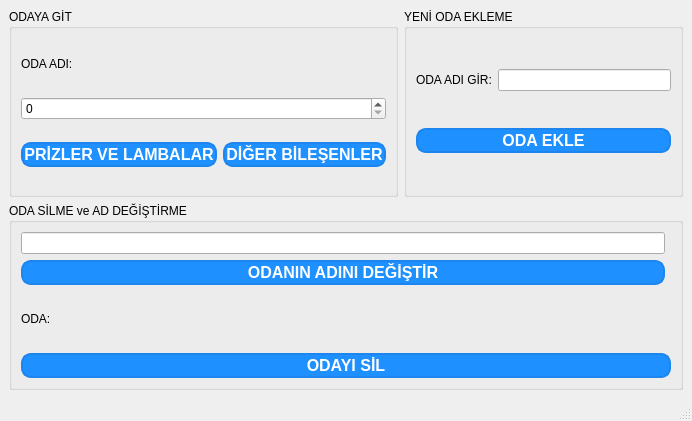
<?xml version="1.0" encoding="UTF-8"?>
<ui version="4.0">
 <class>MainWindow</class>
 <widget class="QMainWindow" name="MainWindow">
  <property name="geometry">
   <rect>
    <x>0</x>
    <y>0</y>
    <width>692</width>
    <height>421</height>
   </rect>
  </property>
  <property name="sizePolicy">
   <sizepolicy hsizetype="Expanding" vsizetype="Expanding">
    <horstretch>0</horstretch>
    <verstretch>0</verstretch>
   </sizepolicy>
  </property>
  <property name="minimumSize">
   <size>
    <width>692</width>
    <height>421</height>
   </size>
  </property>
  <property name="windowTitle">
   <string>AKILLI EV SİSTEMİ ODA MENÜSÜ</string>
  </property>
  <property name="windowIcon">
   <iconset theme="QIcon::ThemeIcon::GoHome"/>
  </property>
  <property name="styleSheet">
   <string notr="true"/>
  </property>
  <widget class="QWidget" name="centralwidget">
   <layout class="QGridLayout" name="gridLayout_4">
    <item row="1" column="0" colspan="2">
     <widget class="QGroupBox" name="groupBox_3">
      <property name="sizePolicy">
       <sizepolicy hsizetype="Expanding" vsizetype="Expanding">
        <horstretch>0</horstretch>
        <verstretch>0</verstretch>
       </sizepolicy>
      </property>
      <property name="minimumSize">
       <size>
        <width>551</width>
        <height>161</height>
       </size>
      </property>
      <property name="styleSheet">
       <string notr="true">font: 14pt &quot;Segoe UI&quot;;
</string>
      </property>
      <property name="title">
       <string>ODA SİLME ve AD DEĞİŞTİRME</string>
      </property>
      <layout class="QGridLayout" name="gridLayout_3">
       <item row="5" column="0">
        <widget class="QLabel" name="label_3">
         <property name="sizePolicy">
          <sizepolicy hsizetype="Maximum" vsizetype="Minimum">
           <horstretch>0</horstretch>
           <verstretch>0</verstretch>
          </sizepolicy>
         </property>
         <property name="text">
          <string>ODA:</string>
         </property>
        </widget>
       </item>
       <item row="6" column="0" colspan="3">
        <widget class="QPushButton" name="pushButtonOdayiSil">
         <property name="styleSheet">
          <string notr="true">QPushButton {
    background-color: #1E90FF;  /* Dodger Blue */
    border: 2px solid #1C86EE;  /* Steel Blue */
    border-radius: 10px;
    padding: 1px;
    color: white;
    font-size: 16px;
    font-weight: bold;
    box-shadow: 2px 2px 5px rgba(0, 0, 0, 0.5);
}
QPushButton:hover {
    background-color: #63B8FF;  /* Light Sky Blue */
}
QPushButton:pressed {
    background-color: #1C86EE;  /* Steel Blue */
    padding-left: 5px;
    padding-top: 5px;
}</string>
         </property>
         <property name="text">
          <string>ODAYI SİL</string>
         </property>
         <property name="autoDefault">
          <bool>true</bool>
         </property>
        </widget>
       </item>
       <item row="5" column="1">
        <widget class="QLabel" name="labelOdaAdi2">
         <property name="sizePolicy">
          <sizepolicy hsizetype="MinimumExpanding" vsizetype="Preferred">
           <horstretch>0</horstretch>
           <verstretch>0</verstretch>
          </sizepolicy>
         </property>
         <property name="styleSheet">
          <string notr="true">font-size: 18px;
font-weight: bold;</string>
         </property>
         <property name="text">
          <string/>
         </property>
        </widget>
       </item>
       <item row="3" column="0" colspan="2">
        <widget class="QPushButton" name="pushButtonOdaAdiDeigisim">
         <property name="styleSheet">
          <string notr="true">QPushButton {
    background-color: #1E90FF;  /* Dodger Blue */
    border: 2px solid #1C86EE;  /* Steel Blue */
    border-radius: 10px;
    padding: 1px;
    color: white;
    font-size: 16px;
    font-weight: bold;
    box-shadow: 2px 2px 5px rgba(0, 0, 0, 0.5);
}
QPushButton:hover {
    background-color: #63B8FF;  /* Light Sky Blue */
}
QPushButton:pressed {
    background-color: #1C86EE;  /* Steel Blue */
    padding-left: 5px;
    padding-top: 5px;
}</string>
         </property>
         <property name="text">
          <string>ODANIN ADINI DEĞİŞTİR</string>
         </property>
         <property name="autoDefault">
          <bool>true</bool>
         </property>
        </widget>
       </item>
       <item row="2" column="0" colspan="2">
        <widget class="QLineEdit" name="lineEditOdaAdiDegisim"/>
       </item>
      </layout>
     </widget>
    </item>
    <item row="0" column="1">
     <widget class="QGroupBox" name="groupBox_2">
      <property name="sizePolicy">
       <sizepolicy hsizetype="Expanding" vsizetype="Expanding">
        <horstretch>0</horstretch>
        <verstretch>0</verstretch>
       </sizepolicy>
      </property>
      <property name="minimumSize">
       <size>
        <width>271</width>
        <height>101</height>
       </size>
      </property>
      <property name="styleSheet">
       <string notr="true">font: 14pt &quot;Segoe UI&quot;;
</string>
      </property>
      <property name="title">
       <string>YENİ ODA EKLEME</string>
      </property>
      <layout class="QGridLayout" name="gridLayout_2">
       <item row="1" column="0" colspan="2">
        <widget class="QPushButton" name="pushButtonYeniOdaEkle">
         <property name="sizePolicy">
          <sizepolicy hsizetype="Expanding" vsizetype="Maximum">
           <horstretch>0</horstretch>
           <verstretch>0</verstretch>
          </sizepolicy>
         </property>
         <property name="styleSheet">
          <string notr="true">QPushButton {
    background-color: #1E90FF;  /* Dodger Blue */
    border: 2px solid #1C86EE;  /* Steel Blue */
    border-radius: 10px;
    padding: 1px;
    color: white;
    font-size: 16px;
    font-weight: bold;
    box-shadow: 2px 2px 5px rgba(0, 0, 0, 0.5);
}
QPushButton:hover {
    background-color: #63B8FF;  /* Light Sky Blue */
}
QPushButton:pressed {
    background-color: #1C86EE;  /* Steel Blue */
    padding-left: 5px;
    padding-top: 5px;
}</string>
         </property>
         <property name="text">
          <string>ODA EKLE</string>
         </property>
         <property name="autoDefault">
          <bool>true</bool>
         </property>
        </widget>
       </item>
       <item row="0" column="1">
        <widget class="QLineEdit" name="lineEditYeniOdaAdi">
         <property name="sizePolicy">
          <sizepolicy hsizetype="Minimum" vsizetype="Maximum">
           <horstretch>0</horstretch>
           <verstretch>0</verstretch>
          </sizepolicy>
         </property>
        </widget>
       </item>
       <item row="0" column="0">
        <widget class="QLabel" name="label_2">
         <property name="sizePolicy">
          <sizepolicy hsizetype="Maximum" vsizetype="Maximum">
           <horstretch>0</horstretch>
           <verstretch>0</verstretch>
          </sizepolicy>
         </property>
         <property name="text">
          <string>ODA ADI GİR:</string>
         </property>
        </widget>
       </item>
      </layout>
     </widget>
    </item>
    <item row="0" column="0">
     <widget class="QGroupBox" name="groupBox">
      <property name="sizePolicy">
       <sizepolicy hsizetype="Expanding" vsizetype="Expanding">
        <horstretch>0</horstretch>
        <verstretch>0</verstretch>
       </sizepolicy>
      </property>
      <property name="minimumSize">
       <size>
        <width>271</width>
        <height>101</height>
       </size>
      </property>
      <property name="styleSheet">
       <string notr="true">font: 14pt &quot;Segoe UI&quot;;
</string>
      </property>
      <property name="title">
       <string>ODAYA GİT</string>
      </property>
      <layout class="QGridLayout" name="gridLayout">
       <item row="2" column="1">
        <widget class="QPushButton" name="pushButtonOdayaGit_2">
         <property name="sizePolicy">
          <sizepolicy hsizetype="Expanding" vsizetype="Maximum">
           <horstretch>0</horstretch>
           <verstretch>0</verstretch>
          </sizepolicy>
         </property>
         <property name="styleSheet">
          <string notr="true">QPushButton {
    background-color: #1E90FF;  /* Dodger Blue */
    border: 2px solid #1C86EE;  /* Steel Blue */
    border-radius: 10px;
    padding: 1px;
    color: white;
    font-size: 16px;
    font-weight: bold;
    box-shadow: 2px 2px 5px rgba(0, 0, 0, 0.5);
}
QPushButton:hover {
    background-color: #63B8FF;  /* Light Sky Blue */
}
QPushButton:pressed {
    background-color: #1C86EE;  /* Steel Blue */
    padding-left: 5px;
    padding-top: 5px;
}</string>
         </property>
         <property name="text">
          <string>DİĞER BİLEŞENLER</string>
         </property>
         <property name="autoDefault">
          <bool>true</bool>
         </property>
        </widget>
       </item>
       <item row="0" column="1">
        <widget class="QLabel" name="labelOdaAdi">
         <property name="sizePolicy">
          <sizepolicy hsizetype="Expanding" vsizetype="Maximum">
           <horstretch>0</horstretch>
           <verstretch>0</verstretch>
          </sizepolicy>
         </property>
         <property name="styleSheet">
          <string notr="true">font-size: 18px;
font-weight: bold;</string>
         </property>
         <property name="text">
          <string/>
         </property>
        </widget>
       </item>
       <item row="2" column="0">
        <widget class="QPushButton" name="pushButtonOdayaGit">
         <property name="sizePolicy">
          <sizepolicy hsizetype="Expanding" vsizetype="Maximum">
           <horstretch>0</horstretch>
           <verstretch>0</verstretch>
          </sizepolicy>
         </property>
         <property name="styleSheet">
          <string notr="true">QPushButton {
    background-color: #1E90FF;  /* Dodger Blue */
    border: 2px solid #1C86EE;  /* Steel Blue */
    border-radius: 10px;
    padding: 1px;
    color: white;
    font-size: 16px;
    font-weight: bold;
    box-shadow: 2px 2px 5px rgba(0, 0, 0, 0.5);
}
QPushButton:hover {
    background-color: #63B8FF;  /* Light Sky Blue */
}
QPushButton:pressed {
    background-color: #1C86EE;  /* Steel Blue */
    padding-left: 5px;
    padding-top: 5px;
}</string>
         </property>
         <property name="text">
          <string>PRİZLER VE LAMBALAR</string>
         </property>
         <property name="autoDefault">
          <bool>true</bool>
         </property>
        </widget>
       </item>
       <item row="0" column="0">
        <widget class="QLabel" name="label">
         <property name="sizePolicy">
          <sizepolicy hsizetype="Expanding" vsizetype="Maximum">
           <horstretch>0</horstretch>
           <verstretch>0</verstretch>
          </sizepolicy>
         </property>
         <property name="text">
          <string>ODA ADI:</string>
         </property>
        </widget>
       </item>
       <item row="1" column="0" colspan="2">
        <widget class="QSpinBox" name="spinBox">
         <property name="sizePolicy">
          <sizepolicy hsizetype="Expanding" vsizetype="Maximum">
           <horstretch>0</horstretch>
           <verstretch>0</verstretch>
          </sizepolicy>
         </property>
        </widget>
       </item>
      </layout>
     </widget>
    </item>
   </layout>
  </widget>
  <widget class="QMenuBar" name="menubar">
   <property name="geometry">
    <rect>
     <x>0</x>
     <y>0</y>
     <width>692</width>
     <height>21</height>
    </rect>
   </property>
  </widget>
  <widget class="QStatusBar" name="statusbar"/>
 </widget>
 <tabstops>
  <tabstop>lineEditYeniOdaAdi</tabstop>
  <tabstop>pushButtonYeniOdaEkle</tabstop>
  <tabstop>spinBox</tabstop>
  <tabstop>pushButtonOdayaGit</tabstop>
  <tabstop>pushButtonOdayaGit_2</tabstop>
  <tabstop>pushButtonOdayiSil</tabstop>
 </tabstops>
 <resources/>
 <connections/>
</ui>
